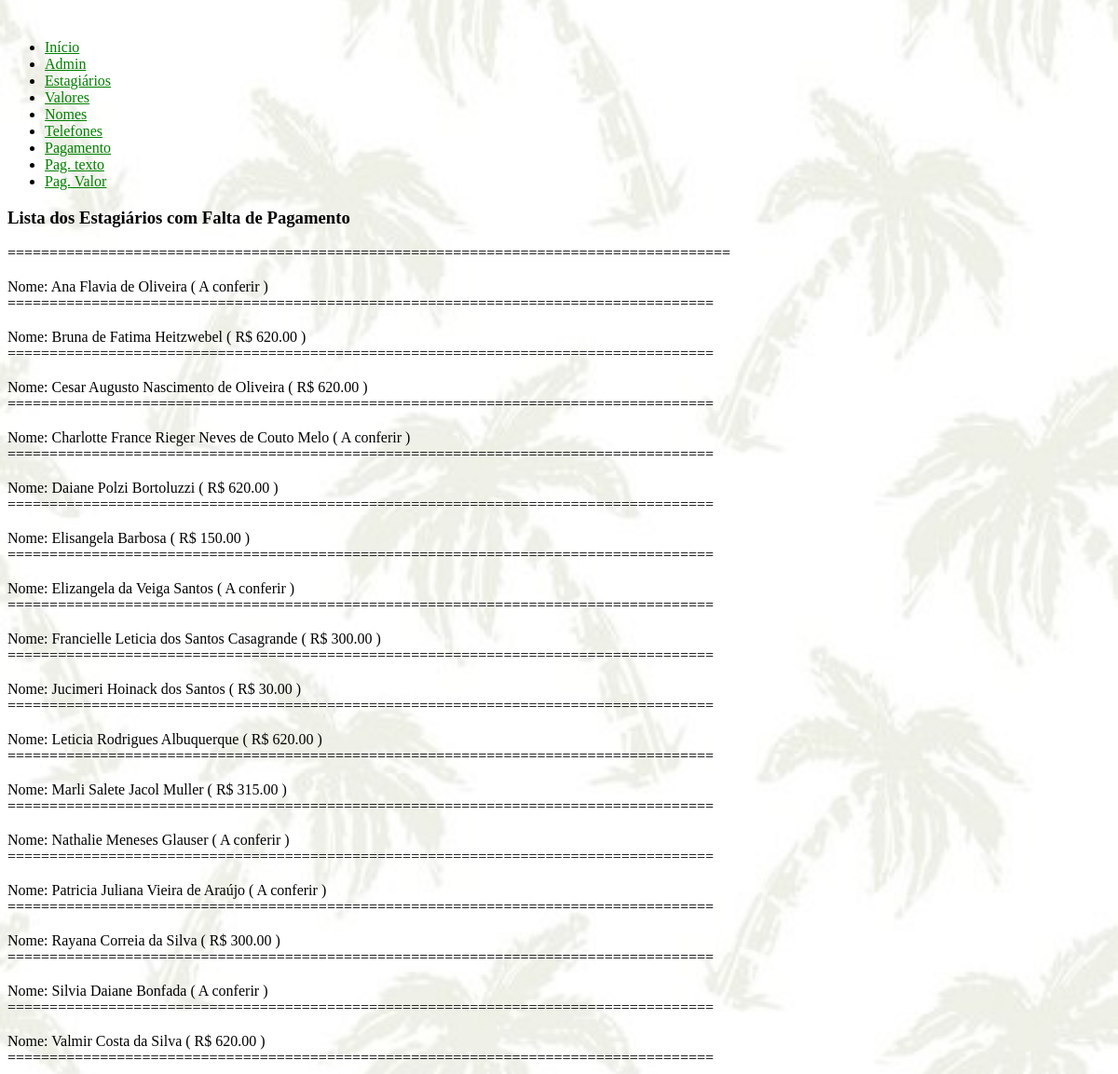
/falta_pagamento_texto_so_valor/, run on the app's committed database.
### cadestagiarios/models.py (models this page shows, shortened)
class Estagiario(models.Model):
    projeto = models.ForeignKey(Projeto, on_delete=models.SET_NULL, null=True)
    nome_do_estagiario = models.CharField("Nome", max_length=70)
    nome_do_solicitante = models.CharField("Nome do Solicitante", max_length=50, blank=True)
    subprojeto = models.ForeignKey(SubProjeto, on_delete=models.SET_NULL, null=True, blank=True)
    end_rua = models.CharField('Logradouro', max_length = 45, blank=True)
    end_num = models.CharField('Núm.', max_length = 15, blank=True)
    end_compl = models.CharField('Coml', max_length = 30, blank=True)
    telefones = models.CharField('Fones', max_length = 45, blank=True)
    end_bairro = models.CharField('Bairro', max_length = 40, blank=True)
    end_cidade = models.ForeignKey(Cidade, on_delete=models.SET_NULL, null=True, blank=True)
    end_estado = models.ForeignKey(Estado, on_delete=models.SET_NULL, null=True, blank=True)
    conj_atividades = models.ForeignKey(ConjAtividade, on_delete=models.SET_NULL, null=True, blank=True)
    bloco1 = models.BooleanField()
    bloco2 = models.BooleanField()
    instituicao_de_ensino = models.ForeignKey(InstituicaoDeEnsino, on_delete=models.SET_NULL, null=True, blank=True)
    bloco1_valor = models.DecimalField('Bloco 1 R$:', max_digits=7, decimal_places=2, null=True, blank=True)
    bloco2_valor = models.DecimalField('Bloco 2 R$:', max_digits=7, decimal_places=2, null=True, blank=True)
    data_de_inicio_do_estagio = models.DateField('Início', null=True, blank=True)
    data_de_termino_do_estagio = models.DateField('Término', null=True, blank=True)
    data_prevista_para_inicio = models.DateField('Data Prevista para Início', null=True, blank=True)
    data_prevista_para_termino = models.DateField('Data Prevista para Término', null=True, blank=True)
    email = models.EmailField(null=True, blank=True)
    num_matricula_ufpr = models.CharField(max_length=25, null=True, blank=True)
    data_da_ultima_atualizacao = models.DateField(auto_now=True, null=True)
    data_do_cadastro = models.DateField(auto_now_add=True, null=True)
    numero_no_ciee = models.PositiveIntegerField(null=True,blank=True)
    nome_da_mae = models.CharField(max_length=65, null=True, blank=True)
    data_nasc_mae = models.DateField(null=True, blank=True)
    estudante_da_ufpr = models.BooleanField('Estuda na UFPR?', blank=True)
    teste2 = models.TextField(null=True, blank=True)
    teste3 = models.IntegerField(null=True, blank=True)
    teste4 = models.CharField(max_length=2, null=True, blank=True)
    teste = models.CharField(max_length = 7, null=True, blank=True)
    rg = models.CharField(max_length = 25, blank=True, null=True)
    cpf = models.CharField(max_length = 25, blank=True, null=True)
    conta_corrente = models.CharField(max_length = 25, blank=True, null=True)
    agencia = models.CharField(max_length = 10, blank=True, null=True)
    banco = models.ForeignKey(Banco, on_delete=models.SET_NULL, null=True, blank=True)
    falta_pagamento = models.BooleanField('Não Recebeu', blank=True)
    reclamou_pagamento = models.BooleanField('Reclamou Pag.', blank=True)
    obs = models.TextField(null=True, blank=True)
    verificar_pagamento = models.BooleanField('Verif. Pag.', blank=True)
    curso = models.ForeignKey(Curso, on_delete=models.SET_NULL, null=True, blank=True)
    pagamento_pendente = models.DecimalField(max_digits=7, decimal_places = 2, null=True, blank=True)
    texto1 = models.TextField(blank=True, null=True)
    def media_dos_valores_dos_blocos(self):
        valor1 = self.bloco1_valor or 0
        valor2 = self.bloco2_valor or 0
        return (valor1 + valor2) / 2
    media_dos_valores_dos_blocos.short_description = "Média R$"
    def esta_trabalhando(self):
        if self.data_de_termino_do_estagio and self.data_de_termino_do_estagio:
            return self.data_de_inicio_do_estagio < date.today() < self.data_de_termino_do_estagio
        else:
            return None
    esta_trabalhando.short_description = "Na Área?"
    esta_trabalhando.boolean = True
    def pag_ok(self):
        return not self.falta_pagamento
    pag_ok.boolean = True
    def nao_reclamou(self):
        return not self.reclamou_pagamento
    nao_reclamou.boolean = True
    def verificado(self):
        if self.verificar_pagamento:
            return not self.verificar_pagamento
        else:
            return None
    verificado.boolean=True

### cadestagiarios/views.py (the view)
# urls.py: path('falta_pagamento_texto_so_valor/', views.falta_pagamento_texto_so_valor),
def falta_pagamento_texto_so_valor(request):
    estagiarios = Estagiario.objects.filter(falta_pagamento__exact=True).order_by('nome_do_estagiario')
    return render(request, 'cadestagiarios/falta_pagamento_texto_so_valor.html', {'estagiarios': estagiarios})

### cadestagiarios/templates/cadestagiarios/falta_pagamento_texto_so_valor.html (shortened to what this page needs)
{% extends "cadestagiarios/base.html" %}
{% block content %}
<h3>Lista dos Estagiários com Falta de Pagamento</h3>
{% if estagiarios %}
        ======================================================================================<br>
        {% for e in estagiarios %}
            <br>
            Nome: {{ e.nome_do_estagiario }}   (
                {% if e.pagamento_pendente %}
                    R$ {{ e.pagamento_pendente|floatformat:2 }}
                {% else %}
                    A conferir
                {% endif %}
                )
                <br>
        ====================================================================================<br>
        {% endfor %}
{% else %}
    <p>Nao há estagiários cadastrados.</p>
{% endif %}
{% endblock %}

### cadestagiarios/static/cadestagiarios/style.css (style rules this page uses)
body { background-image: linear-gradient(rgba(255, 255, 255, 0.6), rgba(255, 255, 255, 0.6)), url(images/background.jpg); background-size: cover; background-position: center; background-repeat: repeat; }

### data on the page
Estagiario: nome_do_estagiario "Ana Flavia de Oliveira", shows "A conferir"
Estagiario: nome_do_estagiario "Bruna de Fatima Heitzwebel", pagamento_pendente "620.00"
Estagiario: nome_do_estagiario "Cesar Augusto Nascimento de Oliveira", pagamento_pendente "620.00"
Estagiario: nome_do_estagiario "Charlotte France Rieger Neves de Couto Melo", shows "A conferir"
Estagiario: nome_do_estagiario "Daiane Polzi Bortoluzzi", pagamento_pendente "620.00"
Estagiario: nome_do_estagiario "Elisangela Barbosa", pagamento_pendente "150.00"
Estagiario: nome_do_estagiario "Elizangela da Veiga Santos", shows "A conferir"
Estagiario: nome_do_estagiario "Francielle Leticia dos Santos Casagrande", pagamento_pendente "300.00"
Estagiario: nome_do_estagiario "Jucimeri Hoinack dos Santos", pagamento_pendente "30.00"
Estagiario: nome_do_estagiario "Leticia Rodrigues Albuquerque", pagamento_pendente "620.00"
Estagiario: nome_do_estagiario "Marli Salete Jacol Muller", pagamento_pendente "315.00"
Estagiario: nome_do_estagiario "Nathalie Meneses Glauser", shows "A conferir"
Estagiario: nome_do_estagiario "Patricia Juliana Vieira de Araújo", shows "A conferir"
Estagiario: nome_do_estagiario "Rayana Correia da Silva", pagamento_pendente "300.00"
Estagiario: nome_do_estagiario "Silvia Daiane Bonfada", shows "A conferir"
Estagiario: nome_do_estagiario "Valmir Costa da Silva", pagamento_pendente "620.00"
